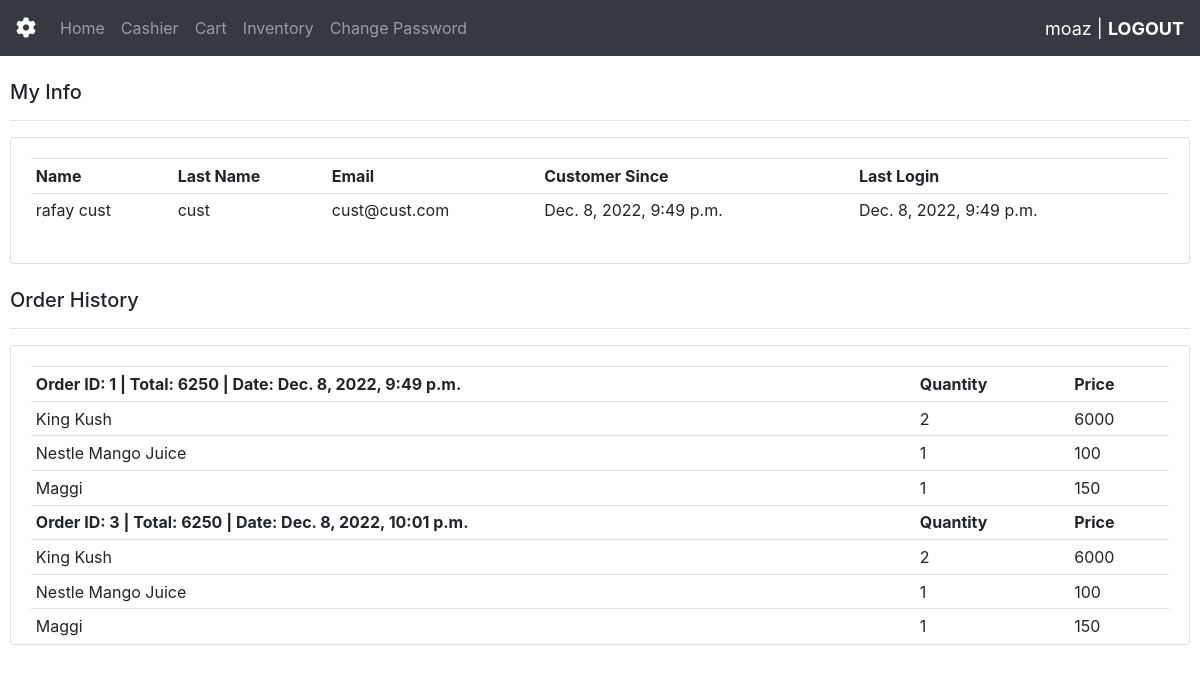
Screenshot of /customer/3 (signed in) with the database file from the repository.
### inventory/models.py (models this page shows, shortened)
class Order(models.Model):
    choices = (
        ('Card', 'Card'),
        ('Cash', 'Cash'),
    )
    customer = models.ForeignKey(Customer, null=True, on_delete=models.SET_NULL)
    date_created = models.DateTimeField(auto_now_add=True, null=True)
    payment_method = models.CharField(max_length=100, choices=choices, null=True, default='Cash')
    complete = models.BooleanField(default=False)
    refund_status = models.BooleanField(default=False)
    @property
    def get_cart_total(self):
        orderitems = self.orderitem_set.all()
        total = sum([item.get_total for item in orderitems])
        return total

class orderItem(models.Model):
    stock = models.ForeignKey(stock, null=True, on_delete=models.SET_NULL)
    orderid = models.ForeignKey(Order, null=True, on_delete=models.SET_NULL)
    quantity = models.IntegerField(null=True, default=0)
    @property
    def get_total(self):
        total = self.stock.price * self.quantity
        return total

class stock(models.Model):
    sku = models.CharField(max_length=100, primary_key=True)
    name = models.CharField(max_length=100, null=True)
    price = models.IntegerField(null=True)
    quantity = models.IntegerField(default=0, null=True)

### inventory/views.py (the view)
# urls.py: path('customer/<str:pk>', views.customer, name='customer'),
def customer(request, pk):
    customer = Customer.objects.get(user_id=pk)
    cursor = connection.cursor()
    query = 'SELECT * FROM auth_user WHERE id = ' + pk
    cursor.execute(query)
    data = dictfetchall(cursor)
    try:
        order = Order.objects.filter(customer=customer.id)
        for ouda in order:
            items = ouda.orderitem_set.all()
        items = []
    except:
        items = []
    cotext = {'data': data, 'items': items, 'order': order}
    return render(request, 'inventory/customer.html', cotext)

### inventory/views.py (called while the page is built)
def dictfetchall(cursor):
    desc = cursor.description
    return [
        dict(zip([col[0] for col in desc], row))
        for row in cursor.fetchall()
    ]

### inventory/templates/inventory/customer.html
{% extends 'inventory/main.html' %}
{% load static %}
{% block content %}
<br>
<div style="padding-left: 10px; padding-right: 10px;">
	<div class="row">
		<div class="col-md-12">
			<h5>My Info</h5>
			<hr>
			<div class="card card-body" style="max-height: 300px; overflow-y: scroll;">
                <table class="table table-sm">
                    <tr>
                        <th>Name</th>
                        <th>Last Name</th>
                        <th>Email</th>
                        <th>Customer Since</th>
                        <th>Last Login</th>
                    </tr>
                    {% for chosen in data %}
                    <tr>
                        <td>{{chosen.first_name}} {{chosen.last_name}}</td>
                        <td>{{chosen.last_name}}</td>
                        <td>{{chosen.email}}</td>
                        <td>{{chosen.date_joined}}</td>
                        <td>{{chosen.last_login}}</td>
                    </tr>
                    {% endfor %}
                </table>
			</div>
		</div>
    </div>
</div>
<br>
<div style="padding-left: 10px; padding-right: 10px;">
	<div class="row">
		<div class="col-md-12">
			<h5>Order History</h5>
			<hr>
			<div class="card card-body" style="max-height: 300px; overflow-y: scroll;">
                <table class="table table-sm">
                    {% for ouda in order %}
                        <tr>
                            <td><b>Order ID: {{ouda.id}} | Total: {{ouda.get_cart_total}} | Date: {{ouda.date_created}}</b></td>
                            <td><b>Quantity</b></td>
                            <td><b>Price</b></td>
                        </tr>
                        {% for item in ouda.orderitem_set.all %}
                        <tr>
                            <td>{{item.stock.name}}</td>
                            <td>{{item.quantity}}</td>
                            <td>{{item.get_total}}</td>
                        </tr>
                        {% endfor %}
                    {% endfor %}
                </table>
			</div>
		</div>
    </div>
</div>
{% endblock %}

### inventory/templates/inventory/navbar.html (shortened to what this page needs)
{% load static %}
<nav class="navbar navbar-expand-lg navbar-dark bg-dark">
    <a class="navbar-brand" href="#"><i class="fa-solid fa-cog fa-spin"></i></a>
    <div class="collapse navbar-collapse" id="navbarNavAltMarkup">
      <div class="navbar-nav">
        <a class="nav-item nav-link" href="{% url 'home' %}">Home</a>
        <a class="nav-item nav-link" href="{% url 'cashier' %}">Cashier</a>
        <a class="nav-item nav-link" href="{% url 'cart' %}">Cart</a>
        <a class="nav-item nav-link" href="{% url 'stock' %}">Inventory</a>
        <a class="nav-item nav-link" href="{% url 'change_password' %}">Change Password</a>
      </div>
    </div>
    <div class=".hello-msg">
      {% if request.user.is_authenticated %}
          <span class="hello-msg">{{request.user}} | <a href="{% url 'logout' %}" style="color: #fff; font-weight: bold;">LOGOUT</a></span>
      {% endif %}
    </div>
</nav>

### inventory/templates/inventory/navbar.html (style rules this page uses)
.hello-msg { font-size: 18px; color: #fff; margin-left: auto; }

### rows the page displays
Order: id "1", get_cart_total "6250", date_created "Dec. 8, 2022, 9:49 p.m."
orderItem: stock.name "King Kush", quantity "2", get_total "6000"
orderItem: stock.name "Nestle Mango Juice", quantity "1", get_total "100"
orderItem: stock.name "Maggi", quantity "1", get_total "150"
Order: id "3", get_cart_total "6250", date_created "Dec. 8, 2022, 10:01 p.m."
orderItem: stock.name "King Kush", quantity "2", get_total "6000"
orderItem: stock.name "Nestle Mango Juice", quantity "1", get_total "100"
orderItem: stock.name "Maggi", quantity "1", get_total "150"

### other values shown
{{ request.user }} "moaz"
{{ chosen.first_name }} "rafay"
{{ chosen.last_name }} "cust"
{{ chosen.email }} "cust@cust.com"
{{ chosen.date_joined }} "Dec. 8, 2022, 9:49 p.m."
{{ chosen.last_login }} "Dec. 8, 2022, 9:49 p.m."
